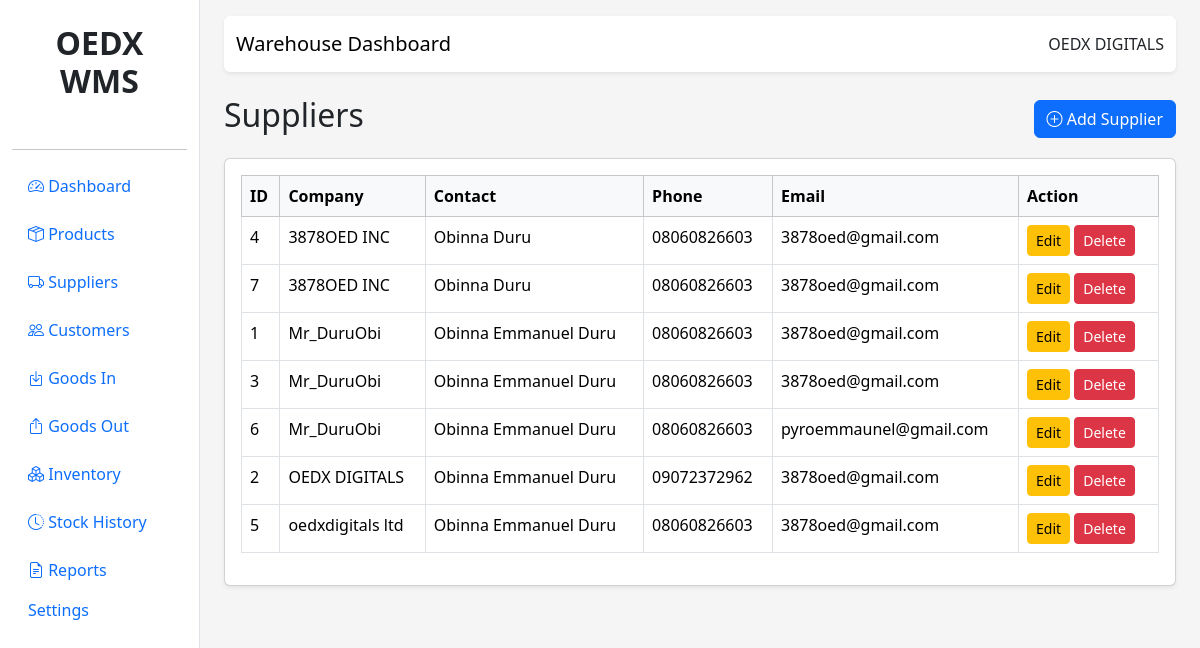
Screenshot of /suppliers/ with the database file from the repository.
### app/models/supplier.py (models this page shows, shortened)
class Supplier(db.Model):
    __tablename__ = "suppliers"
    id = db.Column(db.Integer, primary_key=True)
    company_name = db.Column(
        db.String(150),
        nullable=False
    )
    contact_person = db.Column(db.String(100))
    phone = db.Column(db.String(50))
    email = db.Column(db.String(100))
    address = db.Column(db.Text)
    goods_in = db.relationship(
        "GoodsIn",
        backref="supplier",
        lazy=True
    )
    batches = db.relationship(
        "Batch",
        backref="supplier",
        lazy=True
    )

### app/blueprints/suppliers.py (the view)
@suppliers_bp.route("/")
def index():
    suppliers = Supplier.query.order_by(
        Supplier.company_name
    ).all()
    return render_template(
        "suppliers/list.html",
        suppliers=suppliers
    )

### templates/suppliers/list.html
{% extends "base.html" %}
{% block content %}
<div class="d-flex justify-content-between align-items-center mb-3">
    <h2>Suppliers</h2>
    <a href="{{ url_for('suppliers.new') }}" class="btn btn-primary">
        <i class="bi bi-plus-circle"></i> Add Supplier
    </a>
</div>
<div class="card shadow-sm">
    <div class="card-body">
        <table class="table table-bordered table-hover">
            <thead class="table-light">
                <tr>
                    <th>ID</th>
                    <th>Company</th>
                    <th>Contact</th>
                    <th>Phone</th>
                    <th>Email</th>
                    <th width="140">Action</th>
                </tr>
            </thead>
            <tbody>
            {% for supplier in suppliers %}
                <tr>
                    <td>{{ supplier.id }}</td>
                    <td>{{ supplier.company_name }}</td>
                    <td>{{ supplier.contact_person }}</td>
                    <td>{{ supplier.phone }}</td>
                    <td>{{ supplier.email }}</td>
                    <td>
                        <a href="#" class="btn btn-warning btn-sm">
                            Edit
                        </a>
                        <a href="#" class="btn btn-danger btn-sm">
                            Delete
                        </a>
                    </td>
                </tr>
            {% else %}
                <tr>
                    <td colspan="6" class="text-center">
                        No suppliers found.
                    </td>
                </tr>
            {% endfor %}
            </tbody>
        </table>
    </div>
</div>
{% endblock %}

### templates/base.html (shortened to what this page needs)
<!DOCTYPE html>
<html lang="en">
<head>
    <link href="https://cdn.jsdelivr.net/npm/bootstrap@5.3.3/dist/css/bootstrap.min.css" rel="stylesheet">
    <link href="https://cdn.jsdelivr.net/npm/bootstrap-icons@1.11.3/font/bootstrap-icons.min.css" rel="stylesheet">
    <link rel="stylesheet"
          href="{{ url_for('static', filename='css/style.css') }}">
</head>
<body>
<div class="container-fluid">
    <div class="row">
        {% include "layouts/sidebar.html" %}
        <div class="col-md-10 ms-sm-auto px-md-4">
            {% include "layouts/navbar.html" %}
            <div class="pt-4">
                {% block content %}
                {% endblock %}
            </div>
        </div>
    </div>
</div>
</body>
</html>

### templates/layouts/sidebar.html
<div class="col-md-2 bg-white border-end min-vh-100">
    <div class="text-center py-4">
        <h2 class="fw-bold">OEDX<br>WMS</h2>
    </div>
    <hr>
    <ul class="nav flex-column">
        <li class="nav-item mb-2">
            <a class="nav-link" href="{{ url_for('dashboard.index') }}">
                <i class="bi bi-speedometer2"></i>
                Dashboard
            </a>
        </li>
        <li class="nav-item mb-2">
            <a class="nav-link" href="{{ url_for('products.index') }}">
                <i class="bi bi-box-seam"></i>
                Products
            </a>
        </li>
        <li class="nav-item mb-2">
            <a class="nav-link" href="{{ url_for('suppliers.index') }}">
                <i class="bi bi-truck"></i>
                Suppliers
            </a>
        </li>
        <li class="nav-item mb-2">
            <a class="nav-link" href="{{ url_for('customers.index') }}">
                <i class="bi bi-people"></i>
                Customers
            </a>
        </li>
        <li class="nav-item mb-2">
            <a class="nav-link" href="{{ url_for('goods_in.index') }}">
                <i class="bi bi-box-arrow-in-down"></i>
                Goods In
            </a>
        </li>
        <li class="nav-item mb-2">
            <a class="nav-link" href="{{ url_for('goods_out.index') }}">
                <i class="bi bi-box-arrow-up"></i>
                Goods Out
            </a>
        </li>
        <li class="nav-item mb-2">
            <a class="nav-link" href="{{ url_for('inventory.index') }}">
                <i class="bi bi-boxes"></i>
                Inventory
            </a>
        </li>
        <li class="nav-item mb-2">
            <a class="nav-link" href="{{ url_for('stock.index') }}">
                <i class="bi bi-clock-history"></i>
                Stock History
            </a>
        </li>
	<li class="nav-item">
	    <a class="nav-link" href="{{ url_for('report.index') }}">
    		<i class="bi bi-file-earmark-text"></i>
    		Reports
	    </a>
	</li>
	<li class="nav-item">
    	    <a class="nav-link" href="{{ url_for('settings.index') }}">
        	Settings
    	    </a>
	</li>
    </ul>
</div>

### templates/layouts/navbar.html
<nav class="navbar bg-white shadow-sm rounded mt-3">
<div class="container-fluid">
<span class="navbar-brand">
Warehouse Dashboard
</span>
<span>
OEDX DIGITALS
</span>
</div>
</nav>

### static/css/style.css (style rules this page uses)
body { background:#f5f5f5; }

### rows the page displays
Supplier: id "4", company_name "3878OED INC", contact_person "Obinna Duru", phone "08060826603", email "3878oed@gmail.com"
Supplier: id "7", company_name "3878OED INC", contact_person "Obinna Duru", phone "08060826603", email "3878oed@gmail.com"
Supplier: id "1", company_name "Mr_DuruObi", contact_person "Obinna Emmanuel Duru", phone "08060826603", email "3878oed@gmail.com"
Supplier: id "3", company_name "Mr_DuruObi", contact_person "Obinna Emmanuel Duru", phone "08060826603", email "3878oed@gmail.com"
Supplier: id "6", company_name "Mr_DuruObi", contact_person "Obinna Emmanuel Duru", phone "08060826603", email "pyroemmaunel@gmail.com"
Supplier: id "2", company_name "OEDX DIGITALS", contact_person "Obinna Emmanuel Duru", phone "09072372962", email "3878oed@gmail.com"
Supplier: id "5", company_name "oedxdigitals ltd", contact_person "Obinna Emmanuel Duru", phone "08060826603", email "3878oed@gmail.com"
